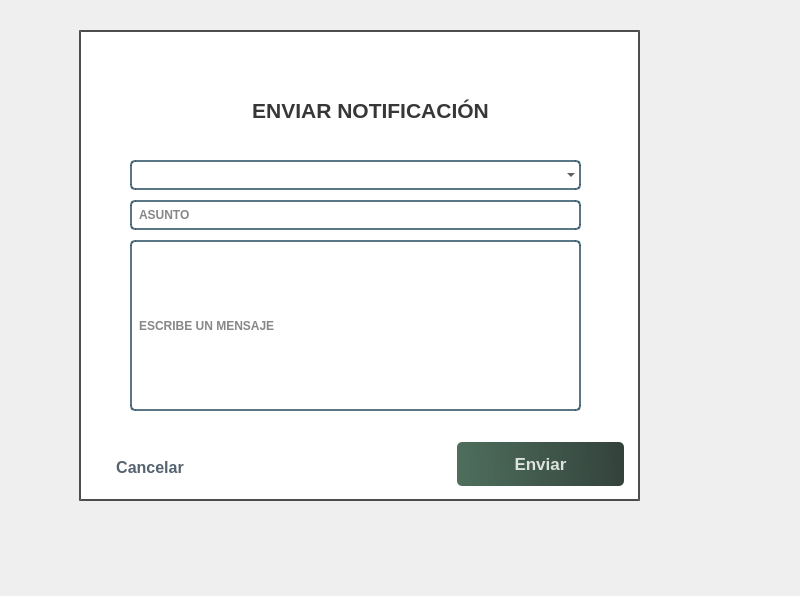
<?xml version="1.0" encoding="UTF-8"?>
<ui version="4.0">
 <class>MainWindow</class>
 <widget class="QMainWindow" name="MainWindow">
  <property name="geometry">
   <rect>
    <x>0</x>
    <y>0</y>
    <width>800</width>
    <height>596</height>
   </rect>
  </property>
  <property name="windowTitle">
   <string>MainWindow</string>
  </property>
  <widget class="QWidget" name="centralwidget">
   <widget class="QWidget" name="widget" native="true">
    <property name="geometry">
     <rect>
      <x>30</x>
      <y>30</y>
      <width>631</width>
      <height>500</height>
     </rect>
    </property>
    <property name="styleSheet">
     <string notr="true">QPushButton#send_btn {
    background-color: qlineargradient(spread: pad, x1: 0, y1: 0.505682, x2: 1, y2: 0.477, stop: 0 rgba(49, 87, 66, 219), stop: 1 rgba(25, 42, 35, 226));
    color: rgba(255, 255, 255, 210);
    border-radius: 5px;
}

QPushButton#send_btn:hover {
    background-color: qlineargradient(spread: pad, x1: 0, y1: 0.505682, x2: 1, y2: 0.477, stop: 0 rgba(38, 66, 50, 219), stop: 1 rgba(19, 31, 26, 226));
}

QPushButton#send_btn:pressed {
    padding-left: 5px;
    padding-top: 5px;
    background-color: rgba(38, 66, 50, 255);
}

QPushButton#send_btn:pressed {
    padding-left: 5px;
    padding-top: 5px;
    background-color: rgba(49, 87, 66, 255);
}

QPushButton#cancel_btn {
    background-color: rgba(0, 0, 0, 0);
    color: rgba(85, 98, 112, 255);
    border-radius: 5px;
}

QPushButton#cancel_btn:hover {
    color: rgba(131, 96, 53, 255);
}

QPushButton#pushButton_3 {
    background-color: qlineargradient(spread: pad, x1: 0, y1: 0.505682, x2: 1, y2: 0.477, stop: 0 rgba(49, 87, 66, 219), stop: 1 rgba(25, 42, 35, 226));
    color: rgba(255, 255, 255, 210);
    border-radius: 5px;
}

QPushButton#pushButton_3:hover {
    background-color: qlineargradient(spread: pad, x1: 0, y1: 0.505682, x2: 1, y2: 0.477, stop: 0 rgba(38, 66, 50, 219), stop: 1 rgba(19, 31, 26, 226));
}

QPushButton#pushButton_3:pressed {
    padding-left: 5px;
    padding-top: 5px;
    background-color: rgba(38, 66, 50, 255);
}

QPushButton#pushButton_3:pressed {
    padding-left: 5px;
    padding-top: 5px;
    background-color: rgba(49, 87, 66, 255);
}

QPushButton#pushButton_4 {
    background-color: qlineargradient(spread: pad, x1: 0, y1: 0.505682, x2: 1, y2: 0.477, stop: 0 rgba(49, 87, 66, 219), stop: 1 rgba(25, 42, 35, 226));
    color: rgba(255, 255, 255, 210);
    border-radius: 5px;
}

QPushButton#pushButton_4:hover {
    background-color: qlineargradient(spread: pad, x1: 0, y1: 0.505682, x2: 1, y2: 0.477, stop: 0 rgba(38, 66, 50, 219), stop: 1 rgba(19, 31, 26, 226));
}

QPushButton#pushButton_4:pressed {
    padding-left: 5px;
    padding-top: 5px;
    background-color: rgba(38, 66, 50, 255);
}

QPushButton#pushButton_4:pressed {
    padding-left: 5px;
    padding-top: 5px;
    background-color: rgba(49, 87, 66, 255);
}</string>
    </property>
    <widget class="QLabel" name="label_3">
     <property name="geometry">
      <rect>
       <x>49</x>
       <y>0</y>
       <width>561</width>
       <height>471</height>
      </rect>
     </property>
     <property name="font">
      <font>
       <pointsize>9</pointsize>
      </font>
     </property>
     <property name="styleSheet">
      <string notr="true">background-color:rgba(255, 255, 255, 255);
border: 2px solid rgba(0, 0, 0, 0.7);
</string>
     </property>
     <property name="text">
      <string/>
     </property>
    </widget>
    <widget class="QLabel" name="label_6">
     <property name="geometry">
      <rect>
       <x>90</x>
       <y>40</y>
       <width>76</width>
       <height>71</height>
      </rect>
     </property>
     <property name="styleSheet">
      <string notr="true">
background-image: url(assets/sifabulchiquito.html);</string>
     </property>
     <property name="text">
      <string/>
     </property>
    </widget>
    <widget class="QPushButton" name="cancel_btn">
     <property name="geometry">
      <rect>
       <x>70</x>
       <y>420</y>
       <width>100</width>
       <height>35</height>
      </rect>
     </property>
     <property name="font">
      <font>
       <pointsize>12</pointsize>
       <weight>75</weight>
       <bold>true</bold>
      </font>
     </property>
     <property name="cursor">
      <cursorShape>PointingHandCursor</cursorShape>
     </property>
     <property name="text">
      <string>Cancelar</string>
     </property>
    </widget>
    <widget class="QPushButton" name="send_btn">
     <property name="geometry">
      <rect>
       <x>427</x>
       <y>412</y>
       <width>167</width>
       <height>44</height>
      </rect>
     </property>
     <property name="font">
      <font>
       <pointsize>13</pointsize>
       <weight>75</weight>
       <bold>true</bold>
      </font>
     </property>
     <property name="cursor">
      <cursorShape>PointingHandCursor</cursorShape>
     </property>
     <property name="text">
      <string>Enviar</string>
     </property>
    </widget>
    <widget class="QLabel" name="label_7">
     <property name="geometry">
      <rect>
       <x>170</x>
       <y>40</y>
       <width>341</width>
       <height>81</height>
      </rect>
     </property>
     <property name="font">
      <font>
       <pointsize>16</pointsize>
       <weight>75</weight>
       <bold>true</bold>
      </font>
     </property>
     <property name="styleSheet">
      <string notr="true">color:rgba(0, 0, 0, 200);</string>
     </property>
     <property name="text">
      <string>ENVIAR NOTIFICACIÓN</string>
     </property>
     <property name="alignment">
      <set>Qt::AlignCenter</set>
     </property>
    </widget>
    <widget class="QLineEdit" name="title_edit">
     <property name="geometry">
      <rect>
       <x>100</x>
       <y>170</y>
       <width>451</width>
       <height>30</height>
      </rect>
     </property>
     <property name="font">
      <font>
       <pointsize>9</pointsize>
       <weight>75</weight>
       <bold>true</bold>
      </font>
     </property>
     <property name="styleSheet">
      <string notr="true">background-color: rgba(0, 0, 0, 0);
    border: 2px solid rgba(46, 82, 101, 200);
    border-radius: 5px;
    color: rgba(0, 0, 0, 240);
    padding: 5px;</string>
     </property>
     <property name="text">
      <string/>
     </property>
     <property name="placeholderText">
      <string>ASUNTO</string>
     </property>
    </widget>
    <widget class="QLineEdit" name="body_edit">
     <property name="geometry">
      <rect>
       <x>100</x>
       <y>210</y>
       <width>451</width>
       <height>171</height>
      </rect>
     </property>
     <property name="font">
      <font>
       <pointsize>9</pointsize>
       <weight>75</weight>
       <bold>true</bold>
      </font>
     </property>
     <property name="styleSheet">
      <string notr="true">background-color: rgba(0, 0, 0, 0);
    border: 2px solid rgba(46, 82, 101, 200);
    border-radius: 5px;
    color: rgba(0, 0, 0, 240);
    padding: 5px;</string>
     </property>
     <property name="text">
      <string/>
     </property>
     <property name="placeholderText">
      <string>ESCRIBE UN MENSAJE</string>
     </property>
    </widget>
    <widget class="QComboBox" name="select_worker_cb">
     <property name="geometry">
      <rect>
       <x>100</x>
       <y>130</y>
       <width>451</width>
       <height>30</height>
      </rect>
     </property>
     <property name="styleSheet">
      <string notr="true">background-color: rgba(0, 0, 0, 0);
    border: 2px solid rgba(46, 82, 101, 200);
    border-radius: 5px;
    color: rgba(0, 0, 0, 240);
    padding: 5px;</string>
     </property>
    </widget>
   </widget>
  </widget>
 </widget>
 <resources/>
 <connections/>
</ui>
